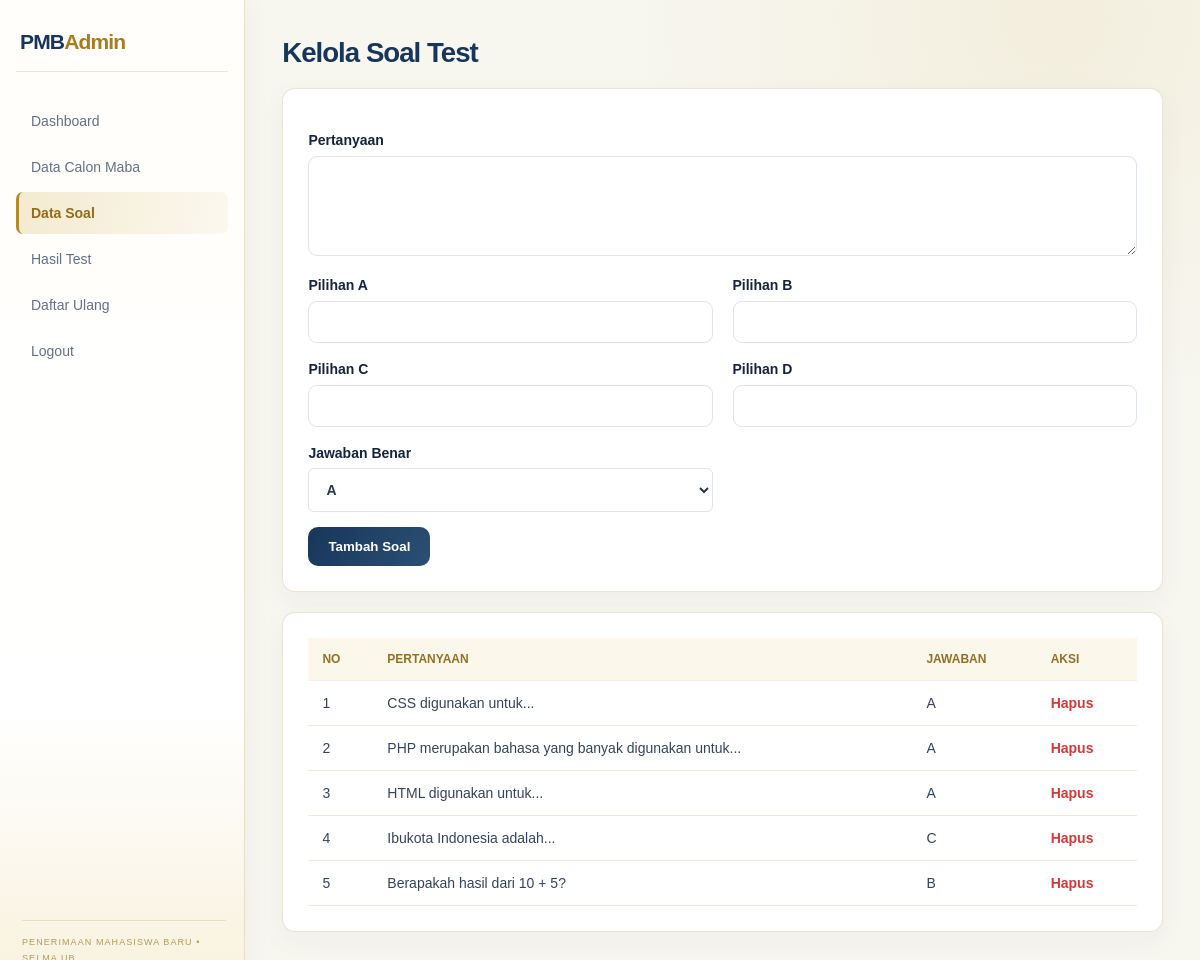
Page /admin/soal.php (signed in) on the committed database.
### tables this page shows
CREATE TABLE soal (
 id INT AUTO_INCREMENT PRIMARY KEY,
 pertanyaan TEXT NOT NULL,
 pilihan_a VARCHAR(255) NOT NULL,
 pilihan_b VARCHAR(255) NOT NULL,
 pilihan_c VARCHAR(255) NOT NULL,
 pilihan_d VARCHAR(255) NOT NULL,
 jawaban CHAR(1) NOT NULL
);

### admin/soal.php (the view, shortened to what this page needs)
<?php
require_once "../config/koneksi.php"; require_once "../config/auth.php"; require_role("admin");
$data=$conn->query("SELECT * FROM soal ORDER BY id DESC");
?>
<!DOCTYPE html><html lang="id"><head><meta charset="UTF-8"><meta name="viewport" content="width=device-width,initial-scale=1.0"><title>Soal Test</title><link rel="stylesheet" href="../css/style.css"></head><body><div class="layout"><aside class="sidebar"><div class="brand">PMB<span>Admin</span></div><a href="dashboard.php">Dashboard</a><a href="calon_maba.php">Data Calon Maba</a><a class="active" href="soal.php">Data Soal</a><a href="hasil_test.php">Hasil Test</a><a href="daftar_ulang.php">Daftar Ulang</a><a href="../auth/logout.php">Logout</a></aside><main class="main"><h1>Kelola Soal Test</h1><div class="card"><form method="post" class="grid-form"><label class="wide">Pertanyaan<textarea name="pertanyaan" required></textarea></label><label>Pilihan A<input name="a" required></label><label>Pilihan B<input name="b" required></label><label>Pilihan C<input name="c" required></label><label>Pilihan D<input name="d" required></label><label>Jawaban Benar<select name="jawaban"><option>A</option><option>B</option><option>C</option><option>D</option></select></label><div class="wide"><button class="btn primary">Tambah Soal</button></div></form></div><div class="card table-wrap"><table><tr><th>No</th><th>Pertanyaan</th><th>Jawaban</th><th>Aksi</th></tr><?php $no=1; while($r=$data->fetch_assoc()): ?><tr><td><?= $no++ ?></td><td><?= htmlspecialchars($r["pertanyaan"]) ?></td><td><?= $r["jawaban"] ?></td><td><a class="danger-link" href="?hapus=<?= $r["id"] ?>" onclick="return confirm('Hapus soal?')">Hapus</a></td></tr><?php endwhile; ?></table></div></main></div></body></html>

### css/style.css (style rules this page uses)
* { box-sizing:border-box }
body { margin:0;font-family:Arial,Helvetica,sans-serif;background:#f5f7fb;color:#172033 }
a { text-decoration:none;color:inherit }
.hero-card h1 span,.brand span { color:#526dff }
.btn { border:0;border-radius:10px;padding:12px 20px;font-weight:700;cursor:pointer;display:inline-block }
.primary { background:#526dff;color:#fff }
.brand { font-size:22px;font-weight:800;margin-bottom:25px }
.form-card label,.grid-form label { display:block;font-weight:700;font-size:14px;margin-top:18px }
.form-card input,.grid-form input,.grid-form select,.grid-form textarea { width:100%;padding:12px;margin-top:8px;border:1px solid #dfe3eb;border-radius:9px;outline:none;font:inherit }
.grid-form textarea { min-height:100px;resize:vertical }
.layout { display:flex;min-height:100vh }
.sidebar { width:245px;background:#fff;border-right:1px solid #e8ebf1;padding:25px 16px;position:fixed;inset:0 auto 0 0 }
.sidebar a { display:block;padding:13px 15px;margin:4px 0;border-radius:9px;color:#657084;font-size:14px }
.sidebar a.active,.sidebar a:hover { background:#eef1ff;color:#526dff;font-weight:700 }
.main { margin-left:245px;padding:40px;flex:1 }
.stat,.card,.number-card,.result-card { background:#fff;border-radius:16px;padding:22px;box-shadow:0 8px 30px #18264d08 }
.card { margin-bottom:20px }
.grid-form { display:grid;grid-template-columns:1fr 1fr;gap:0 20px }
.wide { grid-column:1/-1 }
.table-wrap { overflow:auto }
table { width:100%;border-collapse:collapse;min-width:700px }
th,td { text-align:left;padding:14px;border-bottom:1px solid #edf0f4;font-size:14px }
th { color:#6d7688;font-size:12px;text-transform:uppercase }
.danger-link { color:#d13a3a;font-weight:700 }
:root { --pmb-navy:#17365a; --pmb-navy-hover:#244d79; --pmb-gold:#a77b1f; --pmb-gold-light:#f6f1e2; --pmb-ivory:#f7f6ed; --pmb-muted:#687383; --pmb-border:#e5e2d7; }
body { background:#f7f6ed;color:#17365a }
.primary,.btn.primary { background:#17365a;color:#fff }
.brand span,.hero-card h1 span { color:#a77b1f }
.sidebar { background:#fffdf8;border-right:1px solid #e8e3d6 }
.sidebar .brand { color:#17365a }
.sidebar .brand span { color:#a77b1f }
.sidebar a { color:#657084 }
.sidebar a.active,.sidebar a:hover { background:#f6f1e2;color:#9a772a }
.main { background:#f7f6ed }
.stat,.card,.number-card,.result-card { box-shadow:0 8px 30px rgba(23,54,90,.05);border:1px solid #eeeadf }
th { color:#8a7545 }
td { border-bottom-color:#eeeade }
.auth-wrap select,.form-card select,.grid-form select { width:100%;padding:12px 13px;margin:7px 0 15px;border:1px solid #e0e3e8;border-radius:6px;background:#fff;color:#26364c;font:inherit }
:root { --pmb-navy:#17365a; --pmb-navy-2:#234d76; --pmb-gold:#b28a2e; --pmb-cream:#f7f5eb; --pmb-ink:#17243b; --pmb-muted:#788294; --pmb-line:#e9e4d7; }
body:not(.portal-body) { background:radial-gradient(ellipse at 88% 2%,rgba(226,205,143,.18),transparent 28%),#f7f6ef;color:var(--pmb-ink) }
.sidebar { background:linear-gradient(180deg,#fffefa 0%,#fff 72%,#f8f1dd 100%); border-right:1px solid #e8dfc9; box-shadow:5px 0 24px rgba(23,54,90,.035); z-index:5; }
.sidebar:after { content:"PENERIMAAN MAHASISWA BARU • SELMA UB"; position:absolute;left:22px;right:18px;bottom:24px; font-size:9px;line-height:1.8;letter-spacing:.12em;color:#b39a5c; border-top:1px solid #eadfbe;padding-top:13px; }
.sidebar .brand { font-size:21px;letter-spacing:-.04em;color:var(--pmb-navy);margin:0 0 28px;padding:5px 4px 17px;border-bottom:1px solid #eee7d6 }
.brand span { color:var(--pmb-gold) }
.sidebar a { transition:background .18s ease,color .18s ease,transform .18s ease;border-radius:7px }
.sidebar a.active { background:linear-gradient(100deg,#f4ead0,#fbf8ef);color:#946c18;border-left:3px solid #b28a2e;padding-left:12px }
.main { padding:clamp(24px,3.1vw,44px);background:transparent;min-width:0 }
.main h1 { font-size:clamp(24px,2.3vw,32px);letter-spacing:-.035em;color:var(--pmb-navy);margin-top:0 }
.stat,.number-card,.result-card,.card { border:1px solid rgba(224,216,195,.68); border-radius:13px; box-shadow:0 9px 28px rgba(35,48,67,.045); transition:transform .2s ease,box-shadow .2s ease,border-color .2s ease; }
.card { padding:clamp(20px,2.1vw,28px);position:relative }
.btn { transition:transform .18s ease,box-shadow .18s ease,background .18s ease }
.btn.primary,.primary { background:linear-gradient(120deg,#17365a,#2a5074);color:#fff }
th { background:#fbf7eb;color:#927126 }
td { color:#35445a }

### rows in the picture
soal: pertanyaan "CSS digunakan untuk...", jawaban "A"
soal: pertanyaan "PHP merupakan bahasa yang banyak digunakan untuk...", jawaban "A"
soal: pertanyaan "HTML digunakan untuk...", jawaban "A"
soal: pertanyaan "Ibukota Indonesia adalah...", jawaban "C"
soal: pertanyaan "Berapakah hasil dari 10 + 5?", jawaban "B"
